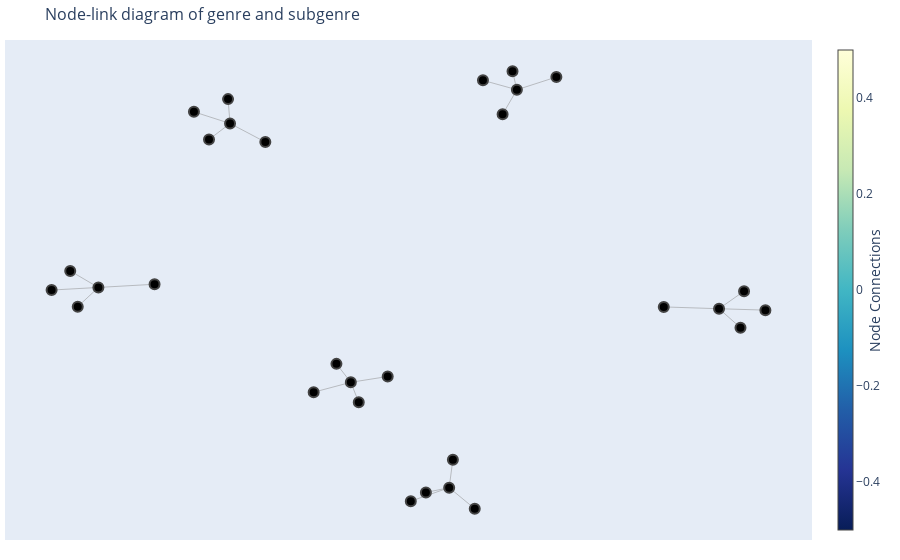

This figure's notebook cell:
### Code cell
edge_x = []
edge_y = []
for edge in H.edges():
    x0, y0 = H.nodes[edge[0]]['pos']
    x1, y1 = H.nodes[edge[1]]['pos']
    edge_x.append(x0)
    edge_x.append(x1)
    edge_x.append(None)
    edge_y.append(y0)
    edge_y.append(y1)
    edge_y.append(None)

edge_trace = go.Scatter(
    x=edge_x, y=edge_y,
    line=dict(width=0.5, color='#888'),
    hoverinfo='none',
    mode='lines')

node_x = []
node_y = []
for node in H.nodes():
    x, y = H.nodes[node]['pos']
    node_x.append(x)
    node_y.append(y)

node_trace = go.Scatter(
    x=node_x, y=node_y,
    mode='markers',
    hoverinfo='text',
    marker=dict(
        colorscale='YlGnBu',
        reversescale=True,
        color=[],
        size=10,
        colorbar=dict(
            thickness=15,
            title='Node Connections',
            xanchor='left',
            titleside='right'
        ),
        line_width=2))

fig = go.Figure(data=[edge_trace, node_trace],
layout=go.Layout(
title='Node-link diagram of genre and subgenre',
titlefont_size=16,
showlegend=False,
hovermode='closest',
margin=dict(b=20,l=5,r=5,t=40),
annotations=[ dict(
    text="",
    showarrow=False,
    xref="paper", yref="paper",
    x=0.005, y=-0.002 ) ],
xaxis=dict(showgrid=False, zeroline=False, showticklabels=False),
yaxis=dict(showgrid=False, zeroline=False, showticklabels=False))
)

fig.show()

### Figure 1 — Plotly figure (JSON) as saved in the notebook; plotly's stock layout.template omitted (floating-point values rounded to 4 significant figures)
{"data": [{"hoverinfo": "none", "line": {"color": "#888", "width": 0.5}, "mode": "lines", "type": "scatter", "x": [0.7793, 0.8388, null, 0.7793, 0.8303, null, 0.7793, 0.6478, null, 0.7793, 0.8896, null, 0.1373, 0.1461, null, 0.1373, 0.1981, null, 0.1373, 0.04597, null, 0.1373, 0.08192, null, -0.384, -0.3887, null, -0.384, -0.3, null, -0.384, -0.4699, null, -0.384, -0.434, null, -0.09669, -0.07779, null, -0.09669, -0.1851, null, -0.09669, -0.1309, null, -0.09669, -0.008951, null, 0.2984, 0.2644, null, 0.2984, 0.288, null, 0.2984, 0.3923, null, 0.2984, 0.2176, null, -0.6972, -0.7642, null, -0.6972, -0.5635, null, -0.6972, -0.8085, null, -0.6972, -0.7463, null], "y": [-0.1256, -0.04874, null, -0.1256, -0.2085, null, -0.1256, -0.1177, null, -0.1256, -0.1318, null, -0.9077, -0.7854, null, -0.9077, -1, null, -0.9077, -0.9669, null, -0.9077, -0.9289, null, 0.6843, 0.7906, null, 0.6843, 0.6029, null, 0.6843, 0.7351, null, 0.6843, 0.6139, null, -0.4473, -0.5349, null, -0.4473, -0.4906, null, -0.4473, -0.3667, null, -0.4473, -0.4219, null, 0.8316, 0.724, null, 0.8316, 0.9125, null, 0.8316, 0.8872, null, 0.8316, 0.8728, null, -0.03258, 0.03956, null, -0.03258, -0.01863, null, -0.03258, -0.04402, null, -0.03258, -0.1167, null]}, {"hoverinfo": "text", "marker": {"color": [], "colorbar": {"thickness": 15, "title": {"side": "right", "text": "Node Connections"}, "xanchor": "left"}, "colorscale": [[0, "rgb(255,255,217)"], [0.125, "rgb(237,248,177)"], [0.25, "rgb(199,233,180)"], [0.375, "rgb(127,205,187)"], [0.5, "rgb(65,182,196)"], [0.625, "rgb(29,145,192)"], [0.75, "rgb(34,94,168)"], [0.875, "rgb(37,52,148)"], [1, "rgb(8,29,88)"]], "line": {"width": 2}, "reversescale": true, "size": 10}, "mode": "markers", "type": "scatter", "x": [0.7793, 0.8388, 0.8303, 0.6478, 0.8896, 0.1373, 0.1461, 0.1981, 0.04597, 0.08192, -0.384, -0.3887, -0.3, -0.4699, -0.434, -0.09669, -0.07779, -0.1851, -0.1309, -0.008951, 0.2984, 0.2644, 0.288, 0.3923, 0.2176, -0.6972, -0.7642, -0.5635, -0.8085, -0.7463], "y": [-0.1256, -0.04874, -0.2085, -0.1177, -0.1318, -0.9077, -0.7854, -1, -0.9669, -0.9289, 0.6843, 0.7906, 0.6029, 0.7351, 0.6139, -0.4473, -0.5349, -0.4906, -0.3667, -0.4219, 0.8316, 0.724, 0.9125, 0.8872, 0.8728, -0.03258, 0.03956, -0.01863, -0.04402, -0.1167]}], "layout": {"annotations": [{"showarrow": false, "text": "", "x": 0.005, "xref": "paper", "y": -0.002, "yref": "paper"}], "hovermode": "closest", "margin": {"b": 20, "l": 5, "r": 5, "t": 40}, "showlegend": false, "title": {"font": {"size": 16}, "text": "Node-link diagram of genre and subgenre"}, "xaxis": {"showgrid": false, "showticklabels": false, "zeroline": false}, "yaxis": {"showgrid": false, "showticklabels": false, "zeroline": false}}}
